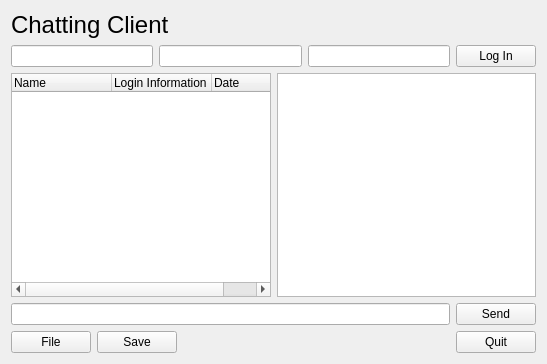
<?xml version="1.0" encoding="UTF-8"?>
<ui version="4.0">
 <class>ChattingForm</class>
 <widget class="QWidget" name="ChattingForm">
  <property name="geometry">
   <rect>
    <x>0</x>
    <y>0</y>
    <width>547</width>
    <height>364</height>
   </rect>
  </property>
  <property name="windowTitle">
   <string>Form</string>
  </property>
  <layout class="QGridLayout" name="gridLayout">
   <item row="0" column="0">
    <widget class="QLabel" name="label">
     <property name="sizePolicy">
      <sizepolicy hsizetype="Preferred" vsizetype="Fixed">
       <horstretch>0</horstretch>
       <verstretch>0</verstretch>
      </sizepolicy>
     </property>
     <property name="font">
      <font>
       <pointsize>18</pointsize>
      </font>
     </property>
     <property name="text">
      <string>Chatting Client</string>
     </property>
    </widget>
   </item>
   <item row="1" column="0" colspan="2">
    <layout class="QHBoxLayout" name="horizontalLayout">
     <item>
      <widget class="QLineEdit" name="name"/>
     </item>
     <item>
      <widget class="QLineEdit" name="serverAddress"/>
     </item>
     <item>
      <widget class="QLineEdit" name="serverPort"/>
     </item>
     <item>
      <widget class="QPushButton" name="connectButton">
       <property name="text">
        <string>Log In</string>
       </property>
      </widget>
     </item>
    </layout>
   </item>
   <item row="2" column="0">
    <widget class="QTreeWidget" name="logTreeWidget">
     <attribute name="headerCascadingSectionResizes">
      <bool>false</bool>
     </attribute>
     <attribute name="headerMinimumSectionSize">
      <number>15</number>
     </attribute>
     <attribute name="headerDefaultSectionSize">
      <number>100</number>
     </attribute>
     <attribute name="headerHighlightSections">
      <bool>false</bool>
     </attribute>
     <column>
      <property name="text">
       <string>Name</string>
      </property>
     </column>
     <column>
      <property name="text">
       <string>Login Information</string>
      </property>
     </column>
     <column>
      <property name="text">
       <string>Date</string>
      </property>
     </column>
    </widget>
   </item>
   <item row="2" column="1">
    <widget class="QTextEdit" name="message"/>
   </item>
   <item row="3" column="0" colspan="2">
    <layout class="QHBoxLayout" name="horizontalLayout_3">
     <item>
      <layout class="QVBoxLayout" name="verticalLayout_2">
       <item>
        <widget class="QLineEdit" name="inputLine"/>
       </item>
       <item>
        <layout class="QHBoxLayout" name="horizontalLayout_2">
         <item>
          <widget class="QPushButton" name="fileButton">
           <property name="text">
            <string>File</string>
           </property>
          </widget>
         </item>
         <item>
          <widget class="QPushButton" name="savePushButton">
           <property name="text">
            <string>Save</string>
           </property>
          </widget>
         </item>
         <item>
          <spacer name="horizontalSpacer">
           <property name="orientation">
            <enum>Qt::Horizontal</enum>
           </property>
           <property name="sizeHint" stdset="0">
            <size>
             <width>98</width>
             <height>17</height>
            </size>
           </property>
          </spacer>
         </item>
        </layout>
       </item>
      </layout>
     </item>
     <item>
      <layout class="QVBoxLayout" name="verticalLayout">
       <item>
        <widget class="QPushButton" name="sentButton">
         <property name="text">
          <string>Send</string>
         </property>
        </widget>
       </item>
       <item>
        <widget class="QPushButton" name="quitButton">
         <property name="text">
          <string>Quit</string>
         </property>
        </widget>
       </item>
      </layout>
     </item>
    </layout>
   </item>
  </layout>
 </widget>
 <resources/>
 <connections/>
</ui>
